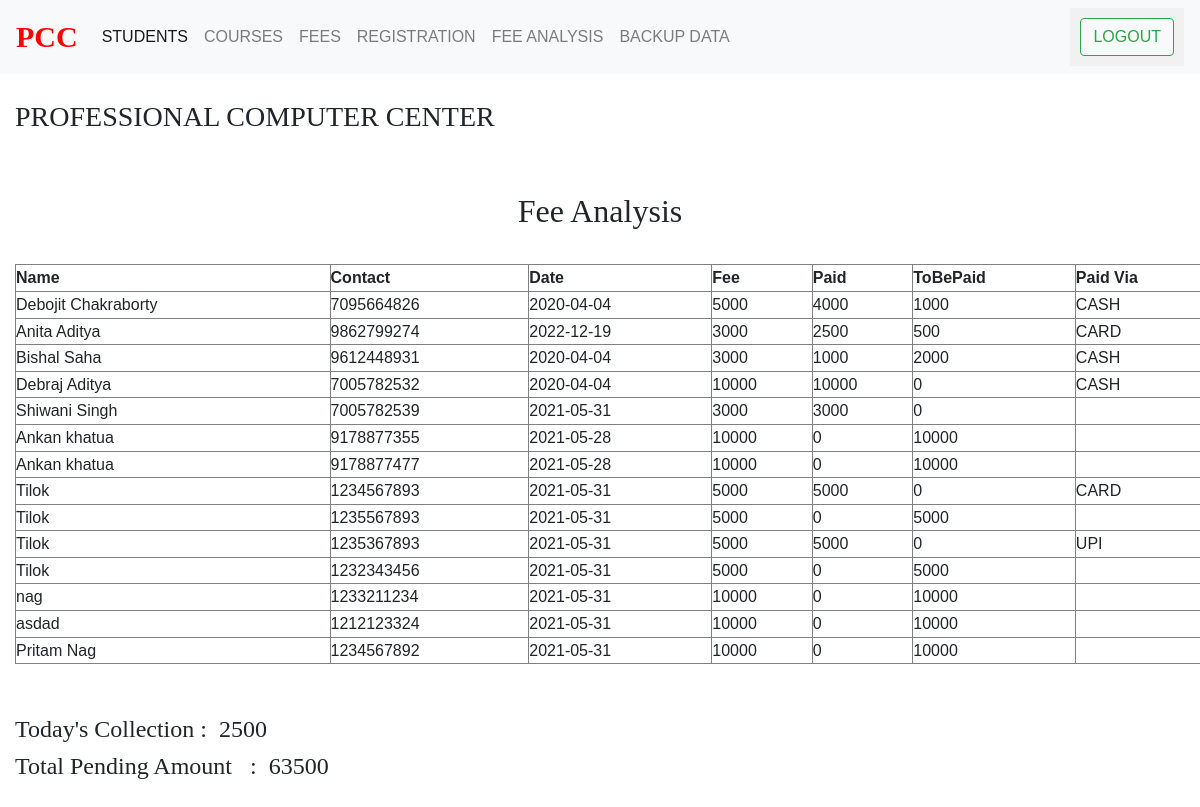
/Admin/TotalFees.php (signed in), run on the app's committed database.
### tables this page shows
CREATE TABLE IF NOT EXISTS `studentfees` (
  `Slno` int(5) NOT NULL AUTO_INCREMENT,
  `Name` varchar(30) NOT NULL,
  `Course` varchar(500) NOT NULL,
  `Gmail` varchar(30) NOT NULL,
  `Contact` varchar(10) NOT NULL,
  `Date` date NOT NULL,
  `Block` tinyint(1) NOT NULL DEFAULT '1',
  `Fee` int(5) NOT NULL,
  `Paid` int(5) NOT NULL,
  `PaidVia` varchar(10) NOT NULL,
  PRIMARY KEY (`Slno`)
);

### Admin/TotalFees.php (the view, shortened to what this page needs)
<!DOCTYPE html>
<html lang="en">
<head>
    <link rel="stylesheet" type="text/css" href="https://cdn.datatables.net/v/dt/dt-1.10.16/datatables.min.css"/>
    <?php include("../Include/cdn.php"); ?>
</head>
<body>
<?php
        include("../Include/navbar.php");
        include("../Include/Title.php");
        include("../Include/database.php");
        $pendingtotal = 0;
        $todaysamount = 0;
        $date = date("Y-m-d");
        $sql1 = "select * from studentfees";
        $sql2 = "select Paid from studentfees where Date ='".$date."'";
        echo"<br><h2 style='text-align:center;'class='font'>Fee Analysis</h2><br>";
        echo"<div class='container-fluid'  style='overflow-x:auto;'>";
        echo"<center><table id='usetTable' border='1' width='1200'>";
        echo"<thead><th>Name</th><th>Contact</th><th>Date</th><th>Fee</th><th>Paid</th><th>ToBePaid</th><th>Paid Via</th></thead><tbody>";
        if ($res = mysqli_query($con, $sql2))
        while ($r = mysqli_fetch_assoc($res)) {
            $todaysamount = $todaysamount + $r["Paid"];
        }
        if ($result = mysqli_query($con, $sql1))
        while ($row = mysqli_fetch_assoc($result)) {
            echo"<tr>";
            echo "<td>".$row["Name"]."</td>";
            echo "<td>".$row["Contact"]."</td>";
            echo "<td>".$row["Date"]."</td>";
            echo "<td>".$row["Fee"]."</td>";
            echo "<td>".$row["Paid"]."</td>";
            $ToBePaid = $row["Fee"] - $row["Paid"];
            $pendingtotal = $pendingtotal + $ToBePaid;
            echo "<td>".$ToBePaid."</td>";
            echo "<td>".$row["PaidVia"]."</td>";
            echo"</tr>";
        }
        echo"</table></tbody></center></div>";
        echo"<br><br><h4 class='container-fluid font'>Today's Collection : &nbsp;".$todaysamount."</h4>";
        echo"<h4 class='container-fluid font'>Total Pending Amount &nbsp;&nbsp;: &nbsp;".$pendingtotal." </h4><br>";
        ?>
</body>
</html>

### Include/cdn.php (shortened to what this page needs)
<link rel="stylesheet" href="https://stackpath.bootstrapcdn.com/bootstrap/4.4.1/css/bootstrap.min.css">
<link rel="stylesheet" href="/myproject/Include/font.css">
<link rel="stylesheet" href="/myproject/Include/style.css">
<link rel="stylesheet" href="http://maxcdn.bootstrapcdn.com/font-awesome/4.2.0/css/font-awesome.min.css"><link rel="stylesheet" href="http://maxcdn.bootstrapcdn.com/font-awesome/4.2.0/css/font-awesome.min.css">

### Include/navbar.php (shortened to what this page needs)
<nav class="navbar navbar-expand-lg navbar-light bg-light">
  <div class="collapse navbar-collapse" id="navbarTogglerDemo01">
    <a style="color:red; font-weight:bold; font-size:30px" class="navbar-brand font" href="layoutPage.php">PCC</a>
    <ul class="navbar-nav mr-auto mt-2 mt-lg-0">
      <li class="nav-item active">
        <a class="nav-link" href="ViewStudent.php">STUDENTS<span class="sr-only">(current)</span></a>
      </li>
      <li class="nav-item">
        <a class="nav-link" href="Courses.php">COURSES</a>
      </li>
      <li class="nav-item">
        <a class="nav-link" href="fees.php">FEES</a>
      </li>
      <li class="nav-item">
        <a class="nav-link" href="registration.php">REGISTRATION</a>
      </li>
      <li class="nav-item">
        <a class="nav-link" href="totalfees.php">FEE ANALYSIS</a>
      </li>
      <li class="nav-item">
        <a class="nav-link" href="importData.php">BACKUP DATA</a>
      </li>
    </ul>
    <form action="logout.php" class="my-2 my-lg-0">
      <button class="btn btn-outline-success" type="submit">LOGOUT</button>
    </form>
  </div>
</nav>

### Include/Title.php
<br><h3 class="font col-sm-12 col-lg-12 col-md-12">PROFESSIONAL COMPUTER CENTER</h1><br>

### Include/style.css (style rules this page uses)
* { padding:0; margin:0; }
html { background-color: #eaf0f2; }
body { font:16px/1.6 Arial, sans-serif; }

### data on the page
studentfees: Name "Debojit Chakraborty", Contact "7095664826", Date "2020-04-04", Fee "5000", Paid "4000", ToBePaid "1000", PaidVia "CASH"
studentfees: Name "Anita Aditya", Contact "9862799274", Date "2022-12-19", Fee "3000", Paid "2500", ToBePaid "500", PaidVia "CARD"
studentfees: Name "Bishal Saha", Contact "9612448931", Date "2020-04-04", Fee "3000", Paid "1000", ToBePaid "2000", PaidVia "CASH"
studentfees: Name "Debraj Aditya", Contact "7005782532", Date "2020-04-04", Fee "10000", Paid "10000", ToBePaid "0", PaidVia "CASH"
studentfees: Name "Shiwani Singh", Contact "7005782539", Date "2021-05-31", Fee "3000", Paid "3000", ToBePaid "0"
studentfees: Name "Ankan khatua", Contact "9178877355", Date "2021-05-28", Fee "10000", Paid "0"
studentfees: Name "Ankan khatua", Contact "9178877477", Date "2021-05-28", Fee "10000", Paid "0"
studentfees: Name "Tilok", Contact "1234567893", Date "2021-05-31", Fee "5000", Paid "5000", ToBePaid "0", PaidVia "CARD"
studentfees: Name "Tilok", Contact "1235567893", Date "2021-05-31", Fee "5000", Paid "0"
studentfees: Name "Tilok", Contact "1235367893", Date "2021-05-31", Fee "5000", Paid "5000", ToBePaid "0", PaidVia "UPI"
studentfees: Name "Tilok", Contact "1232343456", Date "2021-05-31", Fee "5000", Paid "0"
studentfees: Name "nag", Contact "1233211234", Date "2021-05-31", Fee "10000", Paid "0"
studentfees: Name "asdad", Contact "1212123324", Date "2021-05-31", Fee "10000", Paid "0"
studentfees: Name "Pritam Nag", Contact "1234567892", Date "2021-05-31", Fee "10000", Paid "0"

### other printed values
$todaysamount "2500"
$pendingtotal "63500"
